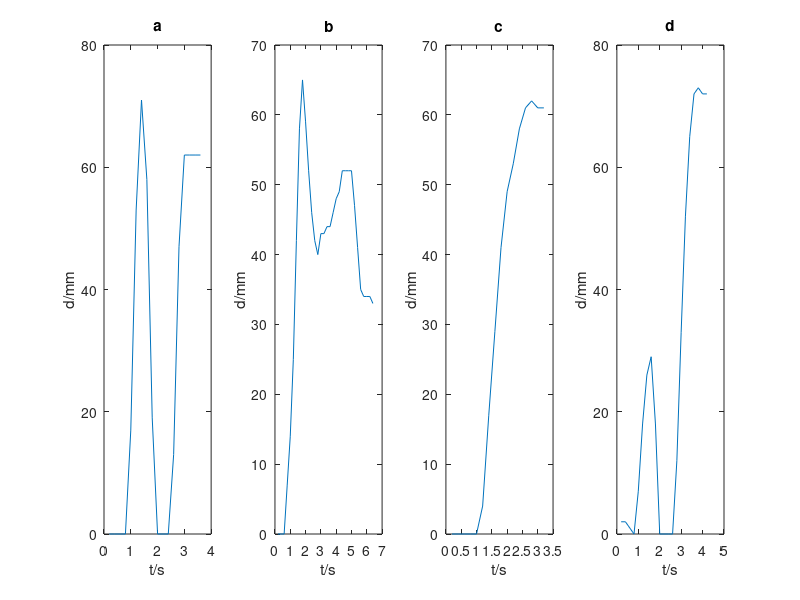

Write MATLAB code to recreate this figure.
clc
clear
a1 = textread('a1.txt')
subplot(1, 4 ,1)
plot([1 : 1 : 18].*0.2 , a1)
title('a')
xlabel("t/s")
ylabel("d/mm")

b1 = textread('b1.txt')
subplot(1, 4 ,2)
plot(  [1:1:32].*0.2 ,b1)
title('b')
xlabel("t/s")
ylabel("d/mm")


c1 = textread('c1.txt')
subplot(1, 4 ,3)
plot( [1 : 1 : 16] .* 0.2,c1)
title('c')
xlabel("t/s")
ylabel("d/mm")



d1 = textread('d1.txt')
subplot(1, 4 ,4)
plot([1:1:21].* 0.2 ,d1)
title('d')
xlabel("t/s")
ylabel("d/mm")





